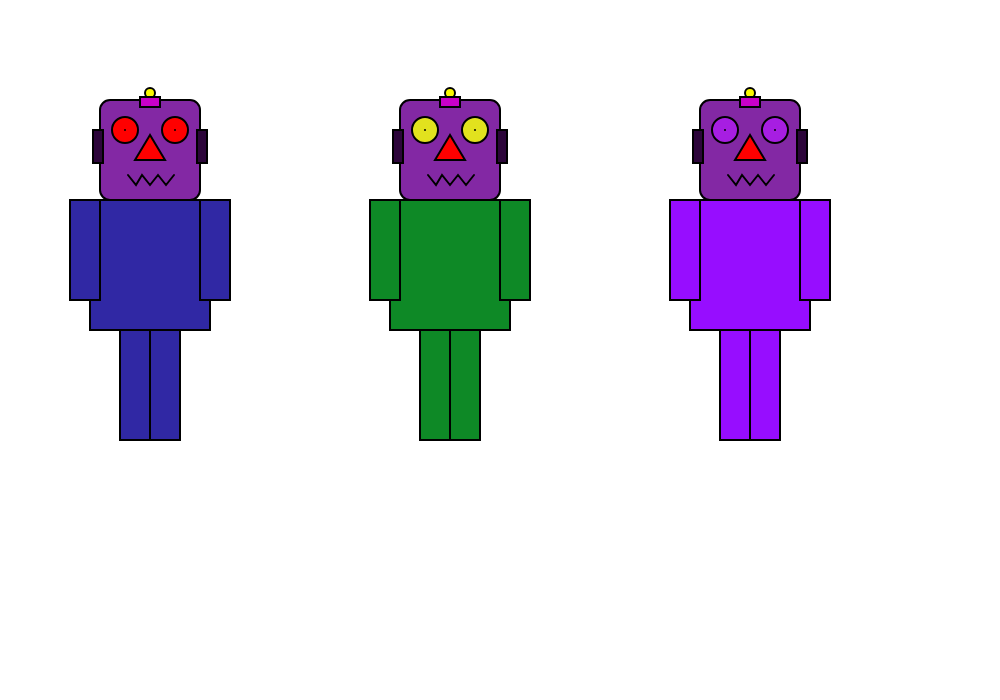
Frame 1 (no input)
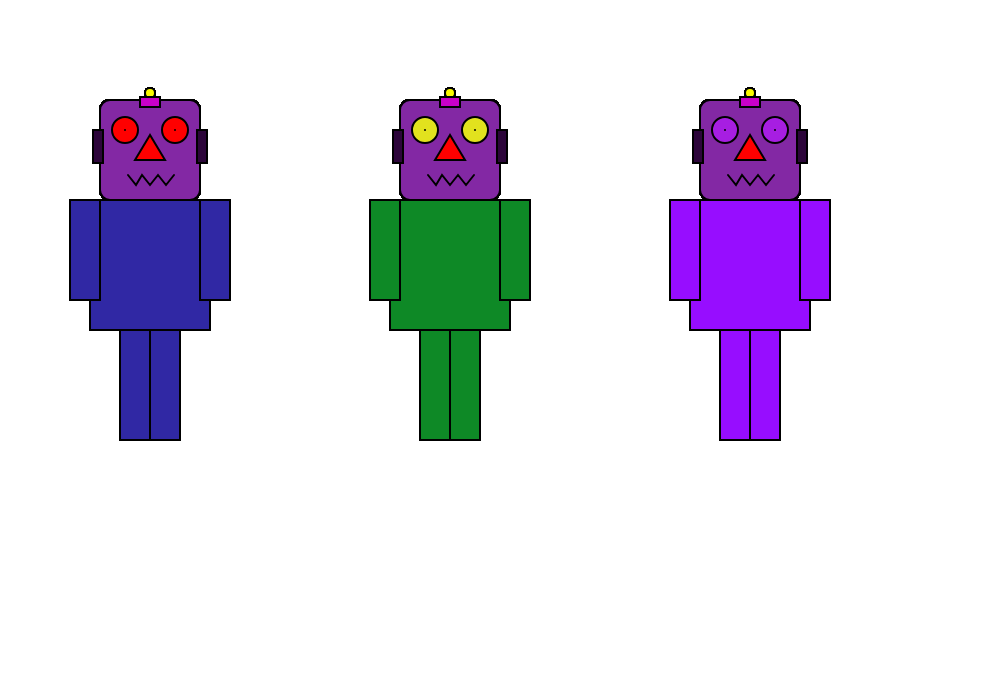
Frame 60 (no input)
Frame 120 (the mouse pressed at the canvas centre since frame 60): identical to frame 60, image omitted

The p5.js sketch that drew these frames (run headless with seeded random() and noise() and a simulated clock; from frame 60 on, the mouse is pressed at the canvas centre):

// p5.js sketch
// ── sketch.js
function setup()
{
	//create a canvas for the robot
	createCanvas(1000, 700);
}

function draw()
{
	strokeWeight(2);

	//robot body 1 - delete this code and make your own robot body
	fill(48, 40, 164);
	rect(90, 200, 120, 130);
	rect(70, 200, 30, 100);
	rect(200, 200, 30, 100);
	rect(120, 330, 30, 110);
	rect(150, 330, 30, 110);

	//robot body 2 - delete this code and make your own robot body
    fill(14, 137, 38);
	rect(390, 200, 120, 130);
	rect(370, 200, 30, 100);
	rect(500, 200, 30, 100);
	rect(420, 330, 30, 110);
	rect(450, 330, 30, 110);


	//robot body 3 - delete this code and make your own robot body
    fill(151, 13, 255);
	rect(690, 200, 120, 130);
	rect(670, 200, 30, 100);
	rect(800, 200, 30, 100);
	rect(720, 330, 30, 110);
	rect(750, 330, 30, 110);


	// !!! Draw the robot heads - You shouldn't need to change this code !!!

	//robot head 1
	fill(131, 40, 164);
	rect(100, 100, 100, 100, 10);
    //robot head 2
	rect(400, 100, 100, 100, 10);
    //robot head 3
	rect(700, 100, 100, 100, 10);

	//ears
	fill(44, 5, 58);

	//robot ears 1
	rect(93, 130, 10, 33);
	rect(197, 130, 10, 33);

	//robot ears 2
	rect(393, 130, 10, 33);
	rect(497, 130, 10, 33);

	//robot ears 3
	rect(693, 130, 10, 33);
	rect(797, 130, 10, 33);



	//robots' antennas
	fill(250, 250, 0);
    // robot antenna 1
	ellipse(150, 93, 10, 10);
    // robot antenna 1
	ellipse(450, 93, 10, 10);
    // robot antenna 1
	ellipse(750, 93, 10, 10);

    //robots' antennas
	fill(200, 0, 200);
    // robot antenna 1
	rect(140, 97, 20, 10);
    // robot antenna 2
	rect(440, 97, 20, 10);
    // robot antenna 3
	rect(740, 97, 20, 10);


	//robot 1's eyes
	fill(255, 0, 0);
	ellipse(125, 130, 26, 26);
	point(125, 130);
	ellipse(175, 130, 26, 26);
	point(175, 130);

	//robot 2's eyes
    fill(226, 226, 30);
	ellipse(425, 130, 26, 26);
	point(425, 130);
	ellipse(475, 130, 26, 26);
	point(475, 130);

	//robot 3's eyes
    fill(167, 30, 226);
	ellipse(725, 130, 26, 26);
	point(725, 130);
	ellipse(775, 130, 26, 26);
	point(775, 130);


	//robots' noses
	fill(255, 0, 0);
    //robot 1 nose
	triangle(150, 135, 135, 160, 165, 160);
    //robot 2 nose
	triangle(450, 135, 435, 160, 465, 160);
    //robot 3 nose
	triangle(750, 135, 735, 160, 765, 160);

	//robot 1 mouth
	noFill();
	beginShape();
	vertex(128, 175);
	vertex(136, 185);
	vertex(142, 175);
	vertex(150, 185);
	vertex(158, 175);
	vertex(166, 185);
	vertex(174, 175);
	endShape();

	//robot 2 mouth
	beginShape();
	vertex(428, 175);
	vertex(436, 185);
	vertex(442, 175);
	vertex(450, 185);
	vertex(458, 175);
	vertex(466, 185);
	vertex(474, 175);
	endShape();

	//robot 3 mouth
	beginShape();
	vertex(728, 175);
	vertex(736, 185);
	vertex(742, 175);
	vertex(750, 185);
	vertex(758, 175);
	vertex(766, 185);
	vertex(774, 175);
	endShape();
}
